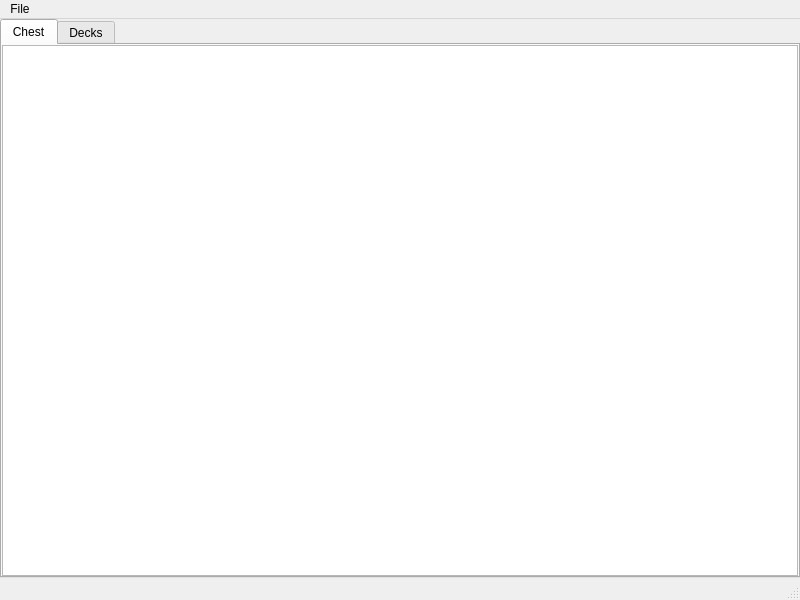
<?xml version="1.0" encoding="UTF-8"?>
<ui version="4.0">
 <class>DORSaveTreeViewerMainWindow</class>
 <widget class="QMainWindow" name="DORSaveTreeViewerMainWindow">
  <property name="geometry">
   <rect>
    <x>0</x>
    <y>0</y>
    <width>800</width>
    <height>600</height>
   </rect>
  </property>
  <property name="windowTitle">
   <string>DORSaveTreeViewerMainWindow</string>
  </property>
  <widget class="QWidget" name="centralwidget">
   <layout class="QVBoxLayout" name="verticalLayout">
    <property name="leftMargin">
     <number>0</number>
    </property>
    <property name="topMargin">
     <number>0</number>
    </property>
    <property name="rightMargin">
     <number>0</number>
    </property>
    <property name="bottomMargin">
     <number>0</number>
    </property>
    <item>
     <widget class="QTabWidget" name="tabWidget">
      <property name="currentIndex">
       <number>0</number>
      </property>
      <widget class="QWidget" name="chestTab">
       <attribute name="title">
        <string>Chest</string>
       </attribute>
       <layout class="QVBoxLayout" name="verticalLayout_2">
        <property name="leftMargin">
         <number>0</number>
        </property>
        <property name="topMargin">
         <number>0</number>
        </property>
        <property name="rightMargin">
         <number>0</number>
        </property>
        <property name="bottomMargin">
         <number>0</number>
        </property>
        <item>
         <widget class="QTreeView" name="chestTreeView"/>
        </item>
       </layout>
      </widget>
      <widget class="QWidget" name="decksTab">
       <attribute name="title">
        <string>Decks</string>
       </attribute>
       <layout class="QVBoxLayout" name="verticalLayout_3">
        <property name="leftMargin">
         <number>0</number>
        </property>
        <property name="topMargin">
         <number>0</number>
        </property>
        <property name="rightMargin">
         <number>0</number>
        </property>
        <property name="bottomMargin">
         <number>0</number>
        </property>
        <item>
         <widget class="QTreeView" name="decksTreeView"/>
        </item>
       </layout>
      </widget>
     </widget>
    </item>
   </layout>
  </widget>
  <widget class="QMenuBar" name="menubar">
   <property name="geometry">
    <rect>
     <x>0</x>
     <y>0</y>
     <width>800</width>
     <height>39</height>
    </rect>
   </property>
   <widget class="QMenu" name="menuFile">
    <property name="title">
     <string>File</string>
    </property>
    <addaction name="actionOpen_Save"/>
   </widget>
   <addaction name="menuFile"/>
  </widget>
  <widget class="QStatusBar" name="statusbar"/>
  <action name="actionOpen_Save">
   <property name="text">
    <string>Open Save</string>
   </property>
  </action>
 </widget>
 <resources/>
 <connections/>
</ui>
